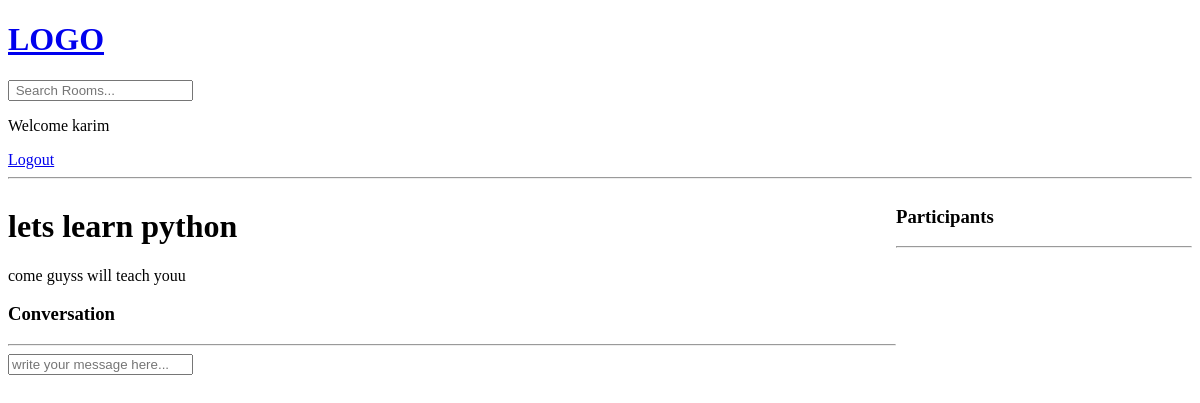
Page /room/3 (signed in) on the earlier database version.
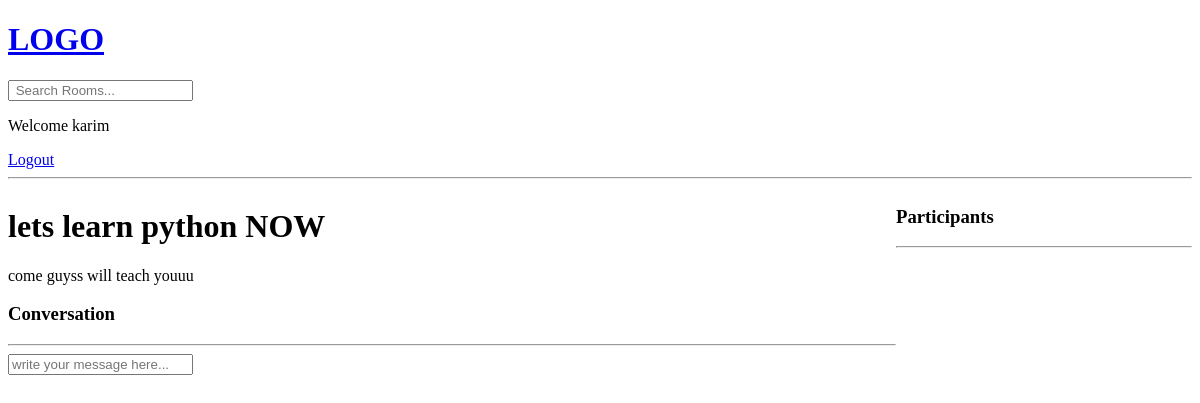
Same page on the later database version.
### base/models.py (models this page shows, shortened)
class Room(models.Model):
    host = models.ForeignKey(User , on_delete=models.SET_NULL , null=True)
    topic =  models.ForeignKey(Topic , on_delete=models.SET_NULL , null=True)
    name = models.CharField(max_length=200)
    description = models.TextField(null=True , blank=True)
    participants = models.ManyToManyField(User , related_name ='participants' , blank = True)
    updated = models.DateTimeField(auto_now=True)
    created = models.DateTimeField(auto_now_add=True)
    class Meta:
        ordering = ['-updated' , '-created']

### base/views.py (the view, shortened to what this page needs)
# urls.py: path('room/<int:id>', views.room , name = 'room'),
def room(request , id):
    room = Room.objects.get(id=id)
    room_messages = room.message_set.all().order_by('-created')
    participants = room.participants.all()
    context = {'room' : room , 'room_messages' : room_messages , 'participants' : participants}
    return render(request , 'base/room.html' , context)

### base/templates/base/room.html (shortened to what this page needs)
{% extends 'main.html' %}
{% block content %}
<div class = 'room-container'>
    <div>
        <h1>{{room.name}}</h1>
        <p>{{room.description}}</p>
        <div class = "comment-wrapper">
            <h3>Conversation</h3>
            <hr>
        </div>
        {% if request.user.is_authenticated %}
            <div class = 'commnet-form'>
                <form method = 'POST' action = ''>
                    <input type = 'text' name = 'body' placeholder = 'write your message here...'>
                </form>
            </div>
        {% endif %}
    </div>
    <div>
        <h3>Participants</h3>
        <hr>
    </div>
</div>
{% endblock content %}

Differences in the rows shown:
changed Room: name "lets learn python" → "lets learn python NOW"; description "come guyss will teach youu" → "come guyss will teach youuu"
